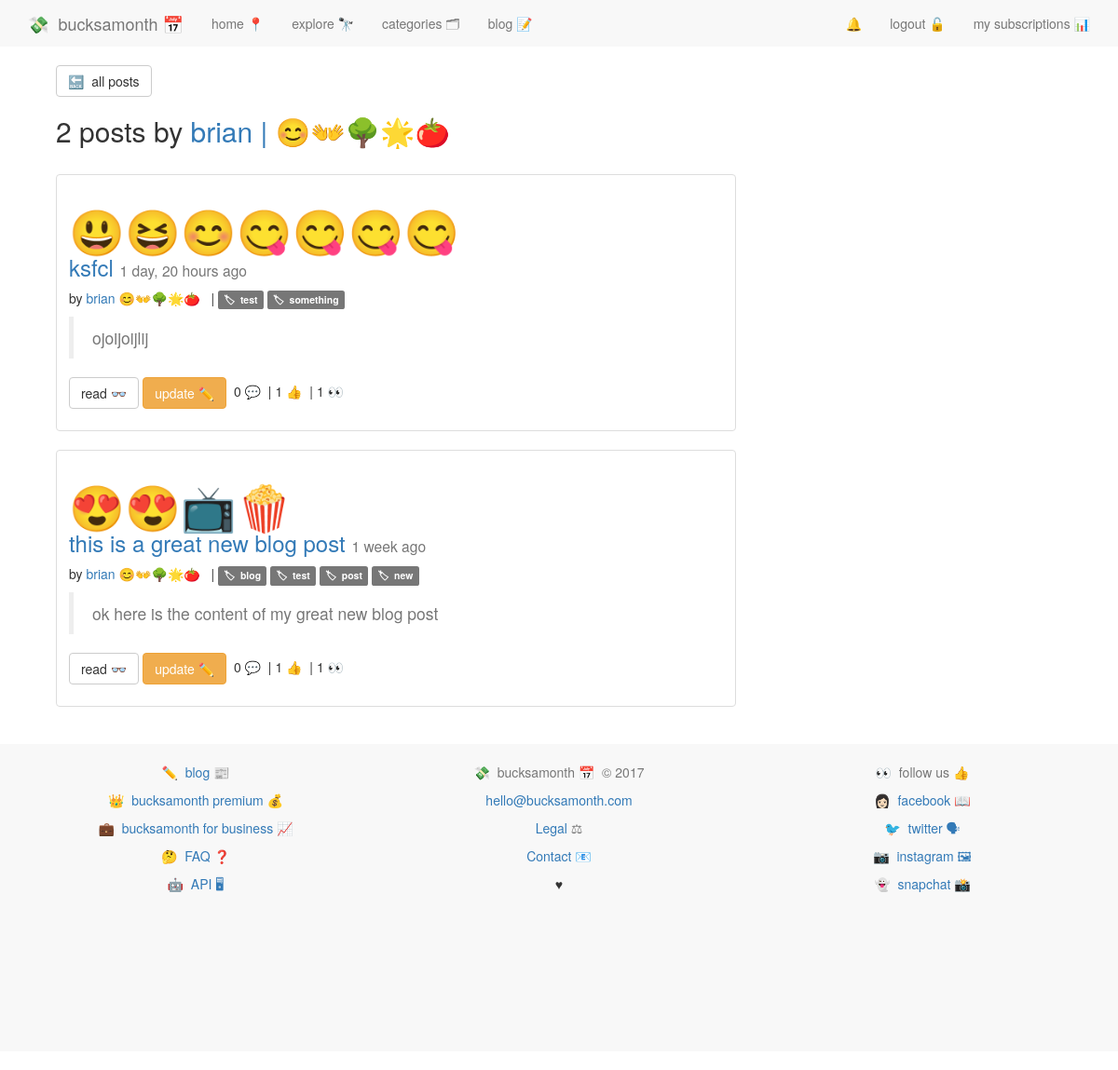
The page /blog/a/brian/ (signed in) on the database its author committed.
### accounts/models.py (models this page shows, shortened)
class UserProfile(models.Model):
	user = models.OneToOneField(User)
	description = models.CharField(max_length=100, default='')
	twitter = models.CharField(max_length=100, default='')
	emoji = models.CharField(max_length=10, default='')
	setup = models.BooleanField(default=False)
	uid = models.CharField(default=uuid.uuid4, max_length=40)
	email_valid = models.BooleanField(default=False)
	followers = models.ManyToManyField('self')

### blog/models.py (models this page shows, shortened)
class Post(models.Model):
    user               = models.ForeignKey(settings.AUTH_USER_MODEL)
    approved           = models.BooleanField(default=False, blank=True)
    title              = models.CharField(max_length=100)
    emoji              = models.CharField(max_length=50, blank=True)
    slug               = models.SlugField(unique=True)
    views              = models.PositiveIntegerField(default=0)
    services           = models.ManyToManyField(Service, blank=True, related_name="post_service")
    tags = TaggableManager()
    likes = models.ManyToManyField(settings.AUTH_USER_MODEL, blank=True, related_name='post_likes')
    content = models.TextField()
    draft = models.BooleanField(default=False)
    publish = models.DateField(auto_now=False, auto_now_add=False)
    updated = models.DateTimeField(auto_now=True, auto_now_add=False)
    timestamp = models.DateTimeField(auto_now=False, auto_now_add=True)
    class Meta:
        ordering = ['-timestamp', '-updated']
    @property
    def comments(self):
        instance = self
        qs = Comment.objects.filter_by_instance(instance)
        return qs
    def get_absolute_url(self):
        return reverse("blog:detail", kwargs={"slug":self.slug})

### blog/views.py (the view)
# urls.py: url(r'^a/(?P<username>.+)/', views.author_view, name='author_view'),
def author_view(request, username):
    author = User.objects.get(username=username)
    posts = Post.objects.filter(user=author)
    context = {
        'posts':posts,
        'author':author,
    }
    return render(request, 'blog/author_view.html', context)

### comments/models.py (called while the page is built)
	def filter_by_instance(self, instance):
		content_type = ContentType.objects.get_for_model(instance.__class__)
		obj_id = instance.id
		qs = super(CommentManager, self).filter(content_type=content_type, object_id=obj_id)
		return qs

### blog/templates/blog/author_view.html
{% extends 'base.html' %}
{% block content %}
{% include 'nav.html' %}
<div class="container">
<div class="col-md-8">
  <p><a class="btn btn-default" href="{% url 'blog:index'%}">🔙&nbsp;&nbsp;all posts</a></p>
  <h2>{{ posts.count }} post{{ posts.count | pluralize }} by <a href="{% url 'users:view_profile' username=author %}">{{ author }} | {{ author.userprofile.emoji }}</a></h2>
<br />
{% for object in posts %}
<div class="thumbnail">
  <div class="caption post-detail-item">
    <h3><a class="link-fancy" href="{{ object.get_absolute_url }}"><span class="link-fancy" style="font-size:2em">{{ object.emoji }}</span></a><br/><a href="{{ object.get_absolute_url }}">{{ object.title }}</a> <small>{{ object.timestamp | timesince }} ago</small></h3>
    <p>by <a style="text-decoration:none;" href="{% url 'blog:author_view' username=author %}">{{ object.user.username }} {{ object.user.userprofile.emoji }}</a>&nbsp;&nbsp;&nbsp;| {% for tag in object.tags.all %}<a class="label label-default" href="{% url 'blog:tag_view' slug=tag %}">🏷&nbsp;&nbsp;{{ tag }}</a>&nbsp;{% endfor %}</p>
    <blockquote class="text-muted">{{ object.content | safe }}</blockquote>
    <p><a href="{{ object.get_absolute_url }}" class="btn btn-default" role="button">read 👓</a> {% if request.user == object.user %}<a class="btn btn-warning" href="{% url 'blog:update' slug=object.slug %}">update ✏️</a>{% endif %}&nbsp;&nbsp;{{ object.comments.count }} 💬&nbsp;&nbsp;| {{ object.likes.count }} 👍&nbsp;&nbsp;| 1 👀
  </div>
</div>
{% endfor %}
</div>
</div>
{% endblock %}

### static/css/main.css (style rules this page uses)
body { min-height: 200px; padding-top: 70px; padding-bottom: 20px; }
a { text-decoration: none; }
.link-fancy { text-decoration: none; }

### rows shown on the page
Post: emoji "😃😆😊😋😋😋😋", title "ksfcl", timestamp "1 day, 20 hours", user.username "brian", user.userprofile.emoji "😊👐🌳🌟🍅", content "ojoijoijlij", shows "update ✏️", comments.count "0", likes.count "1"
Tag: name "test"
Tag: name "something"
Post: emoji "😍😍📺🍿", title "this is a great new blog post", timestamp "1 week", user.username "brian", user.userprofile.emoji "😊👐🌳🌟🍅", content "ok here is the content of my great new blog post", shows "update ✏️", comments.count "0", likes.count "1"
Tag: name "blog"
Tag: name "post"
Tag: name "new"

### other values the page prints
{{ posts.count }} "2"
{{ posts.count | pluralize }} "s"
{{ author }} "brian"
{{ author.userprofile.emoji }} "😊👐🌳🌟🍅"
